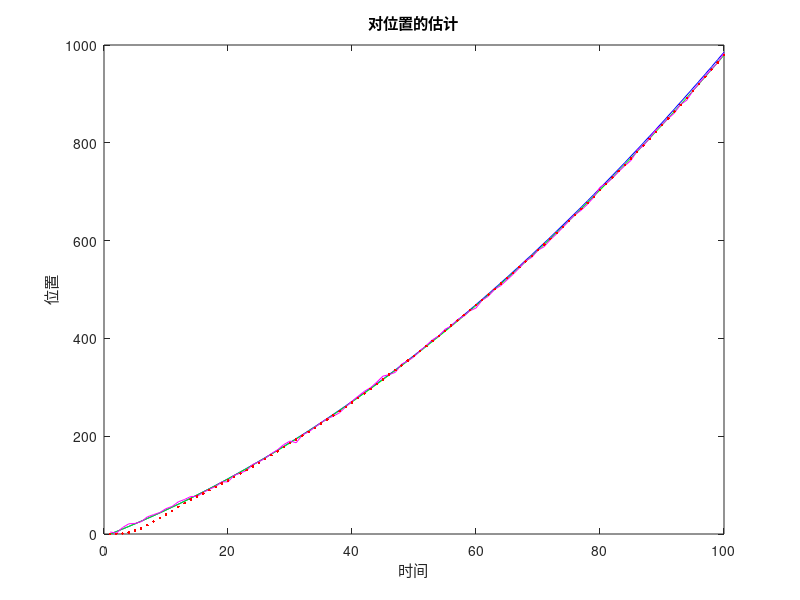
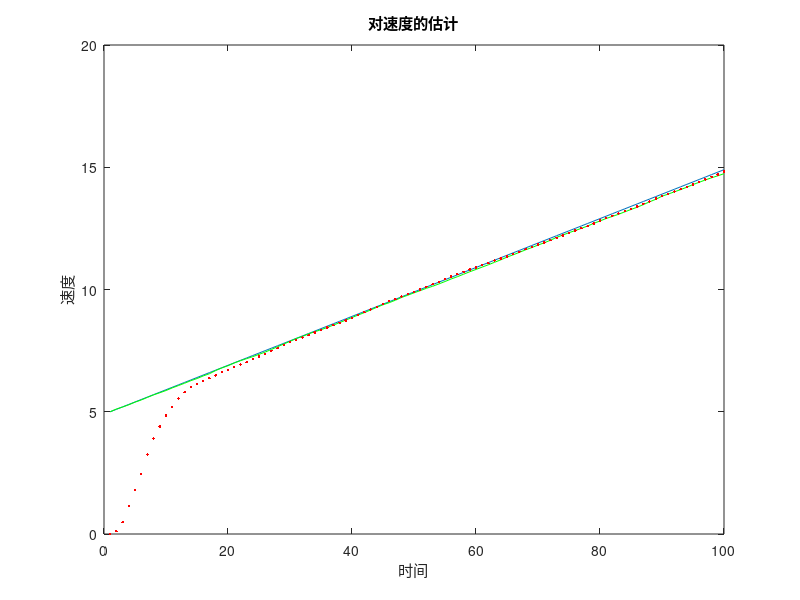

Write MATLAB code to recreate these figures, in order.
%% 清理
close all; clear; clc;
% 估计小车在每一时刻的位置和速度

%% 无噪音的理想值
T = (1 : 100); % 离散的时间序列，单位是s
p = zeros(1, length(T)); v = zeros(1, length(T)); 
p(1) = 0;v(1) = 5; % 小车的初始速度是5m/s，未知真实值
a = 0.1; % 加速度

for t = 2 : length(T)
    p(t) = p(t - 1) + v(t - 1) + 1/2 * a; % 理想的位置
    v(t) = v(t - 1) + a; % 理想的速度值
end

underline_x = [p; v];
 
%% 有噪音的实际值，模拟噪音
% 状态噪音
r_p = 0.01 * randn(1, length(T));
r_v = 0.01 * randn(1, length(T));
x = underline_x;
for t = 2 : length(T)
    x(1, t) = x(1, t - 1) + x(2, t - 1) + 1/2 * a + r_p(t); % 真实的位置
    x(2, t) = x(2, t - 1) + a + r_v(t); % 真实的速度值
end

% 观测噪音
Delta_p = 3 * randn(1, length(T)); % GPS测量误差，标准差为3m
z = x(1, :) + Delta_p; % GPS的观测值，带有测量误差

%% 卡尔曼滤波
% 已知量
% 已知的线性变换矩阵
F = [1, 1; 0, 1]; % 状态转移矩阵
B = [1/2; 1]; % 控制矩阵
u = a;
H = [1, 0];
Q = [0.0001, 0; 0, 0.0001]; % 过程噪声的协方差矩阵，这是一个超参数
R = 9; % 观测噪声的协方差矩阵，也是一个超参数。因为是一维的，就是一个数

% 初始化
hat_x_ = zeros(2, length(T)); hat_x = zeros(2, length(T));
hat_x(:, 1) = [0; 0]; % 初始状态，[位置, 速度]，就是我们要估计的内容
P = [0.1, 0; 0, 0.1]; % 先验误差协方差矩阵的初始值，根据经验给出

% 卡尔曼滤波5个关键公式
for t = 2:length(T)
    hat_x_(:, t) = F * hat_x(:, t - 1) + B * u;
    P_ = F * P * F' + Q;
    K = (P_ * H') ./ (H * P_ * H' + R);
    hat_x(:, t) = hat_x_(:, t) + K * (z(:, t) - H * hat_x_(:, t));
    P = (eye(2) - K * H) * P_;
end

%% 绘图
figure(1);
plot(T, underline_x(1, :), 'b'); % 位置的理想值
hold on;
plot(T, x(1, :), 'g'); % 位置的实际值
plot(T, z(1, :), 'm'); % 位置的观测值
plot(T, hat_x(1, :), 'r.'); % 位置的最优估计值
title('对位置的估计');
xlabel('时间'); ylabel('位置');

figure(2);
plot(T, underline_x(2, :)); % 速度的理想值
hold on;
plot(T, x(2, :), 'g'); % 速度的实际值
plot(T, hat_x(2, :), 'r.'); % 速度的最优估计值
title('对速度的估计');
xlabel('时间'); ylabel('速度');